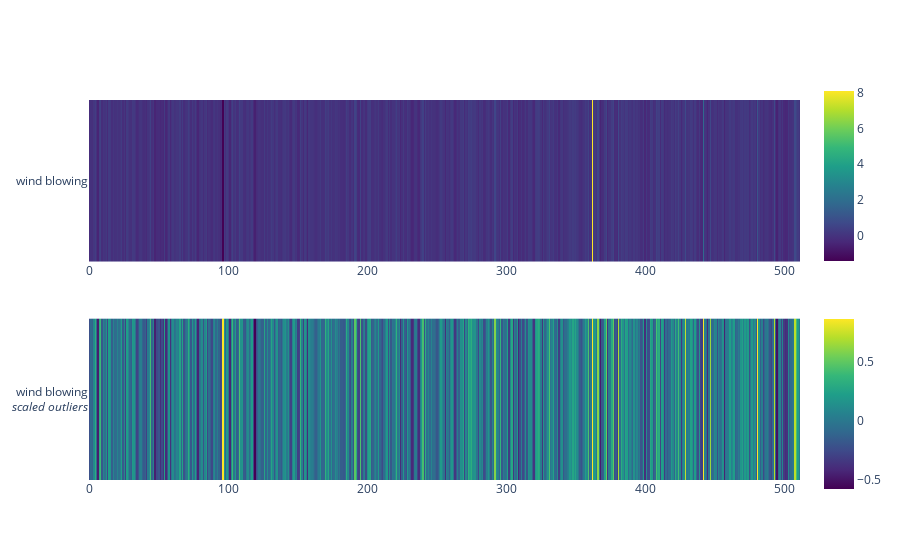

Here is the notebook cell this chart was saved with:
### Code cell
add_new_text_and_plot("wind blowing").show()

### Figure 1 — Plotly figure (JSON) as saved in the notebook; plotly's stock layout.template omitted (floating-point values rounded to 4 significant figures; data arrays with more than 128 entries replaced by an {"elided": "..."} marker saying what was removed)
{"data": [{"colorbar": {"len": 0.5, "y": 0.8}, "colorscale": [[0.0, "#440154"], [0.1111, "#482878"], [0.2222, "#3e4989"], [0.3333, "#31688e"], [0.4444, "#26828e"], [0.5556, "#1f9e89"], [0.6667, "#35b779"], [0.7778, "#6ece58"], [0.8889, "#b5de2b"], [1.0, "#fde725"]], "x": {"elided": "512 int values"}, "y": ["wind blowing"], "z": {"elided": "1x512 float values"}, "type": "heatmap", "xaxis": "x", "yaxis": "y"}, {"colorbar": {"len": 0.5, "y": 0.2}, "colorscale": [[0.0, "#440154"], [0.1111, "#482878"], [0.2222, "#3e4989"], [0.3333, "#31688e"], [0.4444, "#26828e"], [0.5556, "#1f9e89"], [0.6667, "#35b779"], [0.7778, "#6ece58"], [0.8889, "#b5de2b"], [1.0, "#fde725"]], "x": {"elided": "512 int values"}, "y": ["wind blowing<br><i>scaled outliers</i>"], "z": {"elided": "1x512 float values"}, "type": "heatmap", "xaxis": "x2", "yaxis": "y2"}], "layout": {"xaxis": {"anchor": "y", "domain": [0.0, 1.0]}, "yaxis": {"anchor": "x", "domain": [0.575, 1.0]}, "xaxis2": {"anchor": "y2", "domain": [0.0, 1.0]}, "yaxis2": {"anchor": "x2", "domain": [0.0, 0.425]}}}
